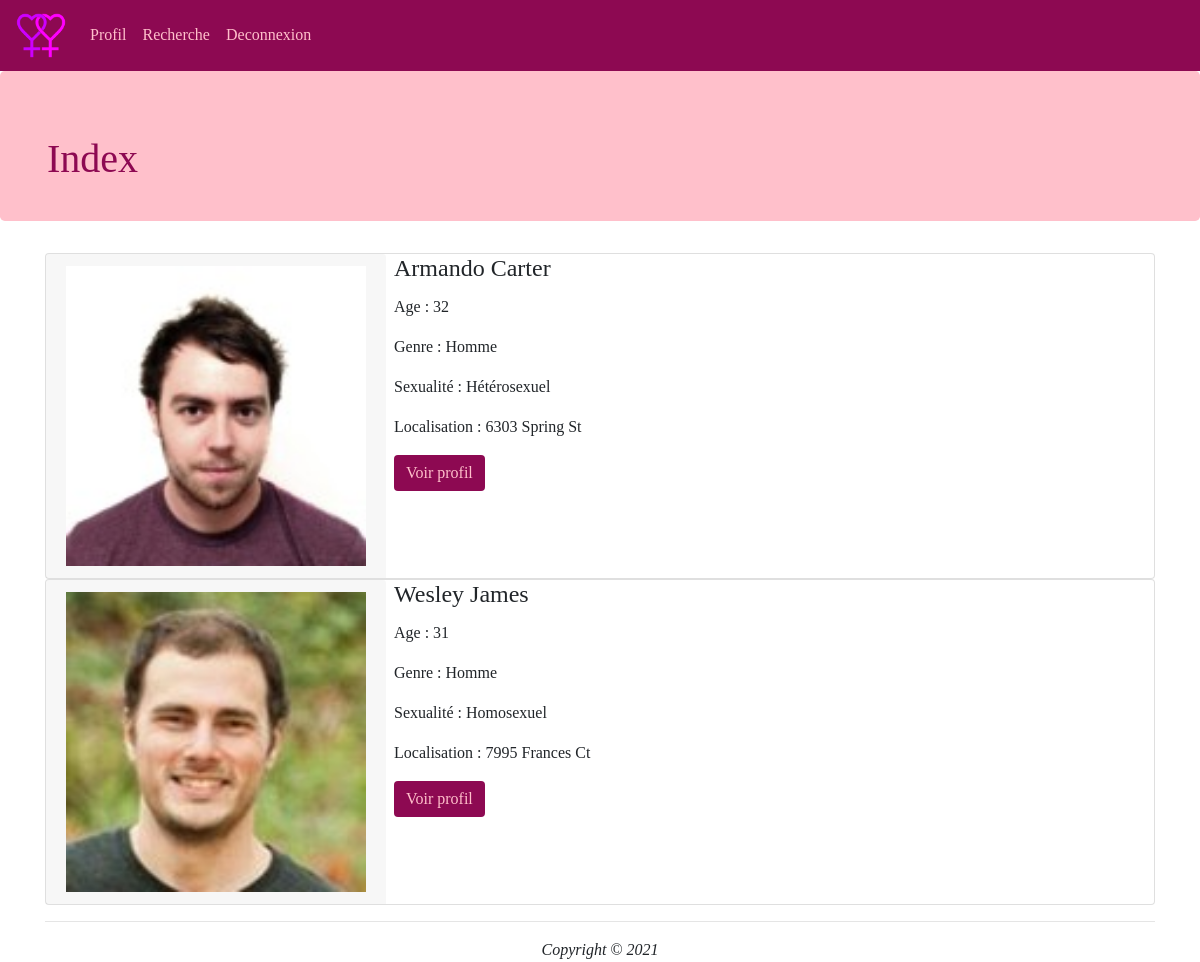
The app's page /search/index (signed in) with its own data.
### tables this page shows
CREATE TABLE IF NOT EXISTS `ed_user` (
  `user_id` int(10) NOT NULL AUTO_INCREMENT,
  `user_firstname` varchar(255) NOT NULL,
  `user_lastname` varchar(255) NOT NULL,
  `user_mail` varchar(255) NOT NULL,
  `user_password` varchar(255) NOT NULL,
  `user_age` int(10) NOT NULL,
  `user_position` varchar(255) NOT NULL,
  `user_bio` varchar(255) NOT NULL,
  `user_gender` tinyint(1) NOT NULL,
  `user_sexuality` tinyint(1) NOT NULL,
  PRIMARY KEY (`user_id`),
  UNIQUE KEY `user_mail` (`user_mail`)
);

CREATE TABLE IF NOT EXISTS `ed_picture` (
  `picture_id` int(10) NOT NULL AUTO_INCREMENT,
  `picture_name` varchar(255) NOT NULL,
  `picture_profile` tinyint(1) NOT NULL,
  `picture_user` int(11) NOT NULL,
  PRIMARY KEY (`picture_id`),
  KEY `picture_user` (`picture_user`)
);

### application/controllers/Search.php (called while the page is built, shortened)
<?php
class Search extends CI_Controller
{
    public function __construct()
    {
        $this->load->model('user_model');
        $this->load->model('picture_model');
        $this->load->model('interest_model');
        $this->load->helper('url_helper');
    }
    public function view($option = 'index')
    {
        if(!is_numeric($option)){
            $data['users'] = $this->user_model->get_users();
            $pictures = [];
            for ($i=0; $i < count($data['users']); $i++) {
                array_push($pictures, $this->picture_model->get_profile_pictures($data['users'][$i]['user_id']));
            }
            $data['pictures'] = $pictures;
            $data['title'] = ucfirst($option);
            $this->load->view('templates/header', $data);
            $this->load->view('search/' . $option);
            $this->load->view('templates/footer');
        }
    }
}

### index.php (called while the page is built, shortened)
<?php
require_once BASEPATH.'core/CodeIgniter.php';

### application/models/User_model.php (called while the page is built, shortened)
<?php
class User_model extends CI_Model
{
    public function get_users($id = FALSE)
    {
        if ($id === FALSE) {
            $query = $this->db->get('ed_user');
            return $query->result_array();
        }
        $query = $this->db->get_where('ed_user', array('user_id' => $id));
        return $query->row_array();
    }
}

### application/models/Picture_model.php (called while the page is built, shortened)
<?php
class Picture_model extends CI_Model
{
    public function get_profile_pictures($user = FALSE)
    {
        $query = $this->db->get_where('ed_picture', array('picture_user' => $user, 'picture_profile' => 1));
        return $query->row_array();
    }
}

### application/views/search/index.php (the view, shortened to what this page needs)
<div class="flex-row">
    <?php for ($i = 0; $i < count($users); $i++) : ?>
        <div class="card flex-row flex-wrap">
            <div class="card-header border-0">
                <img src="<?= base_url('assets/uploads/profiles/' . $pictures[$i]['picture_name']) ?>" alt="profile picture" height="300">
            </div>
            <div class="card-block px-2">
                <h4 class="card-title"><?= ucfirst($users[$i]['user_firstname']) . ' ' . ucfirst($users[$i]['user_lastname']) ?></h4>
                <p class="card-text">Age : <?= $users[$i]['user_age'] ?></p>
                <p class="card-text">Genre :
                    <?php
                    switch ($users[$i]['user_gender']) {
                        case 1:
                            echo 'Homme';
                            break;
                    }
                    ?>
                </p>
                <p class="card-text">Sexualité :
                    <?php
                    switch ($users[$i]['user_sexuality']) {
                        case 0:
                            echo 'Hétérosexuel';
                            break;
                        case 1:
                            echo 'Homosexuel';
                            break;
                    }
                    ?>
                </p>
                <p class="card-text">Localisation : <?= $users[$i]['user_position'] ?></p>
                <a href="<?= base_url('search/' . $users[$i]['user_id']) ?>" class="btn btn-primary">Voir profil</a>
            </div>
        </div>
    <?php endfor; ?>
</div>

### application/views/templates/header.php (shortened to what this page needs)
<html>
<head>
    <link rel="stylesheet" href="https://stackpath.bootstrapcdn.com/bootstrap/4.5.2/css/bootstrap.min.css">
    <link rel="stylesheet" href="<?= base_url('assets\css\style.css') ?>">
</head>
<body>
    <nav class="navbar navbar-expand-lg navbar-light bg-pink">
        <a class="navbar-brand" href="<?= base_url() ?>"><img src="<?= base_url('assets/img/logo.png') ?>" width="50" alt="logo"></a>
        <div class="collapse navbar-collapse" id="navbarNav">
            <ul class="navbar-nav">
                <li class="nav-item">
                    <?php if (isset($_SESSION["user"])) : ?>
                        <a class="nav-link" href="<?= base_url('home/profile') ?>">Profil</a>
                    <?php else : ?>
                        <a class="nav-link" href="<?= base_url('home/login') ?>">Connexion</a>
                    <?php endif; ?>
                </li>
                <?php if (isset($_SESSION["user"])) : ?>
                    <li class="nav-item">
                        <a class="nav-link" href="<?= base_url('search/index') ?>">Recherche</a>
                    </li>
                    <li class="nav-item">
                        <a class="nav-link" href="<?= base_url('home/disconnect') ?>">Deconnexion</a>
                    </li>
                <?php endif; ?>
            </ul>
        </div>
    </nav>
    <header class="jumbotron">
        <div class="container">
            <h1><?php echo $title; ?></h1>
        </div>
    </header>
    <div class="container">

### application/views/templates/footer.php
</div>
<footer class="container mt-3">
    <hr>
    <em>Copyright &copy; <?= date('Y') ?></em>
</footer>
</body>
</html>

### assets/css/style.css (style rules this page uses)
.bg-pink { background-color: rgb(141, 9, 82); }
.btn { background-color: rgb(141, 9, 82); color: pink; border: none; }
a { color: palevioletred; }
.navbar-light .navbar-nav .nav-link { color: pink; }
header { color: rgb(141, 9, 82); }
.jumbotron { background-color: pink; }
footer { text-align: center; }
body { font-family: 'Montserrat'; }
.jumbotron { height: 150px; }

### records on screen
ed_user: ed_picture.picture_name (picture), user_firstname "Armando", user_lastname "Carter", user_age "32", user_gender "Homme", user_sexuality "Hétérosexuel", user_position "6303 Spring St"
ed_user: ed_picture.picture_name (picture), user_firstname "Wesley", user_lastname "James", user_age "31", user_gender "Homme", user_sexuality "Homosexuel", user_position "7995 Frances Ct"

### other values on screen
$title "Index"
